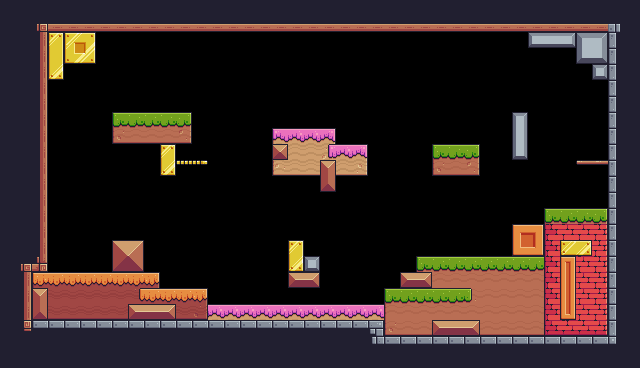

A level layout from a 2D game, rendered from its tile map. Below: a short description, then the map file with tile-grid data replaced by summaries:
An orthogonal 40x23 tile map with 16x16 px tiles, 1 tile layer (Background) and 58 objects (17x Fruit, 6x Spike, 2x Saw, 2x Chicken, 2x Platforms, ...).

<map version="1.10" tiledversion="1.11.2" orientation="orthogonal" renderorder="right-down" width="40" height="23" tilewidth="16" tileheight="16" infinite="0" nextlayerid="4" nextobjectid="340">
 <tileset firstgid="1" source="Pixel Game.tsx" />
 <layer id="1" name="Background" width="40" height="23">
  <properties>
   <property name="BackgroundColor" value="Gray" />
  </properties>
  <data>[920 cells, 543 non-empty, 90 distinct tile ids]</data>
 </layer>
 <objectgroup id="2" name="Spawnpoints">
  <object id="30" type="Saw" x="208" y="288" width="32" height="32">
   <properties>
    <property name="isVertical" type="bool" value="false" />
    <property name="offneg" type="float" value="0" />
    <property name="offpos" type="float" value="9" />
   </properties>
  </object>
  <object id="59" type="Checkpoint" x="96" y="48" width="64" height="64" />
  <object id="106" name="Chicken" type="Chicken" x="480" y="224" width="32" height="32">
   <properties>
    <property name="offNeg" type="float" value="5" />
    <property name="offPos" type="float" value="0" />
   </properties>
  </object>
  <object id="197" name="Kiwi" type="Fruit" x="272" y="64" width="32" height="32" />
  <object id="223" name="Player" type="Player" x="48" y="240" width="32" height="32" />
  <object id="252" name="Spike" type="Spike" x="384" y="272" width="16" height="16" />
  <object id="309" name="Spike" type="Spike" x="464" y="128" width="16" height="16" />
  <object id="310" name="Spike" type="Spike" x="448" y="128" width="16" height="16" />
  <object id="313" name="Chicken" type="Chicken" x="288" y="96" width="32" height="32">
   <properties>
    <property name="offNeg" type="float" value="2" />
    <property name="offPos" type="float" value="2" />
   </properties>
  </object>
  <object id="316" name="Kiwi" type="Fruit" x="288" y="64" width="32" height="32" />
  <object id="317" name="Kiwi" type="Fruit" x="304" y="64" width="32" height="32" />
  <object id="318" name="Bananas" type="Fruit" x="448" y="80" width="32" height="32" />
  <object id="319" name="Apple" type="Fruit" x="432" y="80" width="32" height="32" />
  <object id="320" name="Bananas" type="Fruit" x="512" y="64" width="32" height="32" />
  <object id="321" name="Apple" type="Fruit" x="496" y="64" width="32" height="32" />
  <object id="323" name="Apple" type="Fruit" x="256" y="192" width="32" height="32" />
  <object id="324" name="Apple" type="Fruit" x="272" y="192" width="32" height="32" />
  <object id="325" name="Apple" type="Fruit" x="304" y="192" width="32" height="32" />
  <object id="326" name="Apple" type="Fruit" x="320" y="192" width="32" height="32" />
  <object id="327" name="Apple" type="Fruit" x="288" y="192" width="32" height="32" />
  <object id="328" name="Spike" type="Spike" x="176" y="144" width="16" height="16" />
  <object id="330" type="Saw" x="112" y="96" width="32" height="32">
   <properties>
    <property name="isVertical" type="bool" value="false" />
    <property name="offneg" type="float" value="0" />
    <property name="offpos" type="float" value="3" />
   </properties>
  </object>
  <object id="331" name="Spike" type="Spike" x="192" y="144" width="16" height="16" />
  <object id="334" name="Spike" type="Spike" x="400" y="256" width="16" height="16" />
  <object id="335" name="Kiwi" type="Fruit" x="416" y="192" width="32" height="32" />
  <object id="336" name="Bananas" type="Fruit" x="432" y="192" width="32" height="32" />
  <object id="337" name="Apple" type="Fruit" x="464" y="192" width="32" height="32" />
  <object id="338" name="Apple" type="Fruit" x="480" y="192" width="32" height="32" />
  <object id="339" name="Apple" type="Fruit" x="448" y="192" width="32" height="32" />
 </objectgroup>
 <objectgroup id="3" name="Collisions">
  <object id="80" type="Platforms" x="176" y="160" width="32" height="16" />
  <object id="308" type="Platforms" x="576" y="160" width="32" height="16" />
  <object id="280" x="48" y="16" width="576" height="16" />
  <object id="281" x="608" y="32" width="16" height="320" />
  <object id="282" x="16" y="304" width="592" height="48" />
  <object id="285" x="16" y="16" width="32" height="288" />
  <object id="286" x="48" y="272" width="112" height="32" />
  <object id="287" x="160" y="288" width="48" height="16" />
  <object id="288" x="112" y="240" width="32" height="32" />
  <object id="289" x="384" y="288" width="160" height="16" />
  <object id="290" x="400" y="272" width="144" height="16" />
  <object id="291" x="416" y="256" width="128" height="16" />
  <object id="292" x="512" y="224" width="32" height="32" />
  <object id="293" x="544" y="208" width="64" height="96" />
  <object id="294" x="272" y="128" width="64" height="48" />
  <object id="295" x="336" y="144" width="32" height="32" />
  <object id="296" x="320" y="176" width="16" height="16" />
  <object id="297" x="432" y="144" width="48" height="32" />
  <object id="299" x="112" y="112" width="80" height="32" />
  <object id="300" x="160" y="144" width="16" height="32" />
  <object id="301" x="288" y="240" width="16" height="32" />
  <object id="302" x="288" y="272" width="32" height="16" />
  <object id="303" x="48" y="32" width="16" height="48" />
  <object id="304" x="64" y="32" width="32" height="32" />
  <object id="305" x="528" y="32" width="48" height="16" />
  <object id="306" x="576" y="32" width="32" height="32" />
  <object id="307" x="592" y="64" width="16" height="16" />
  <object id="332" x="512" y="112" width="16" height="48" />
  <object id="333" x="304" y="256" width="16" height="16" />
 </objectgroup>
</map>
